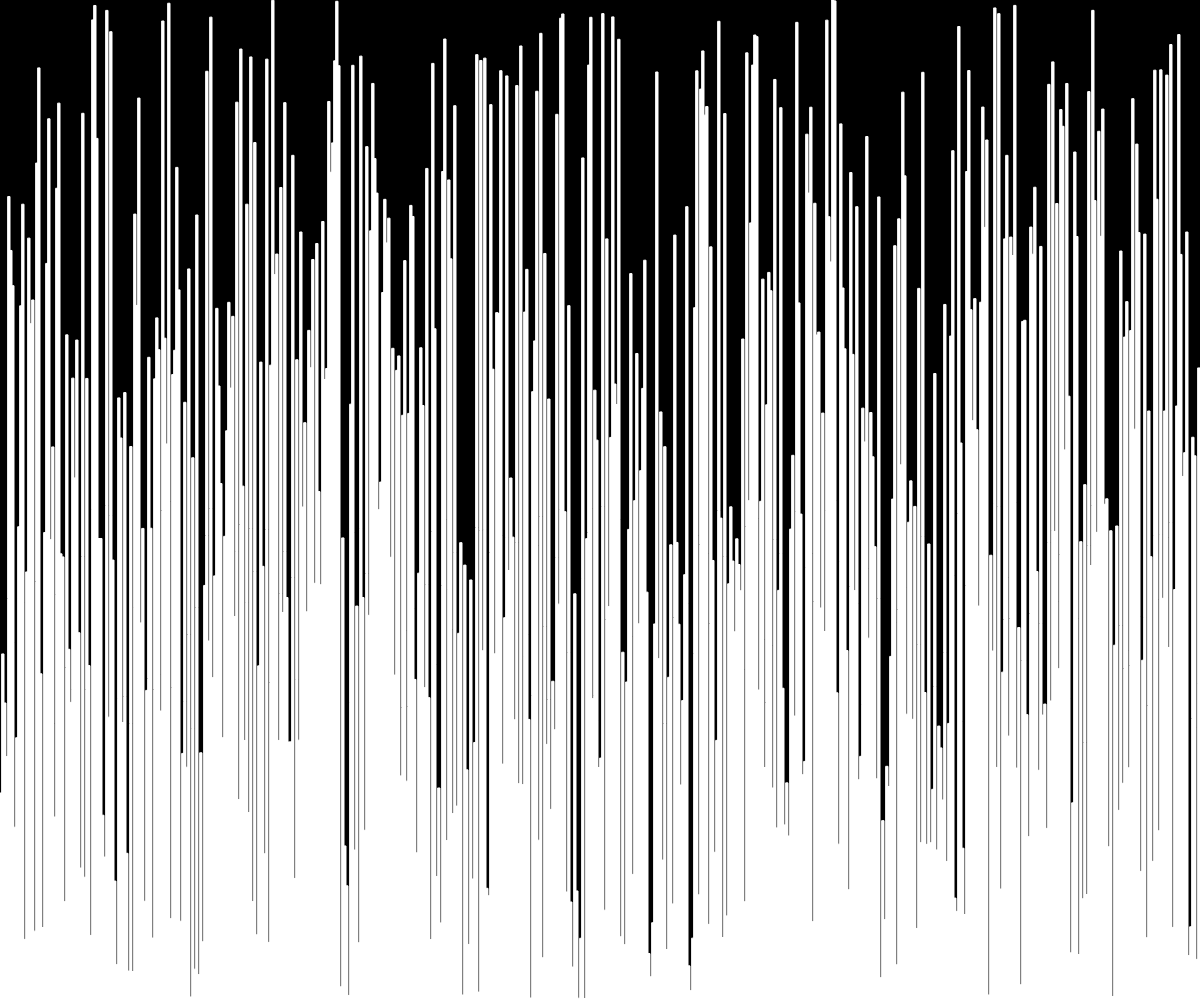
Frame 1 (no input)
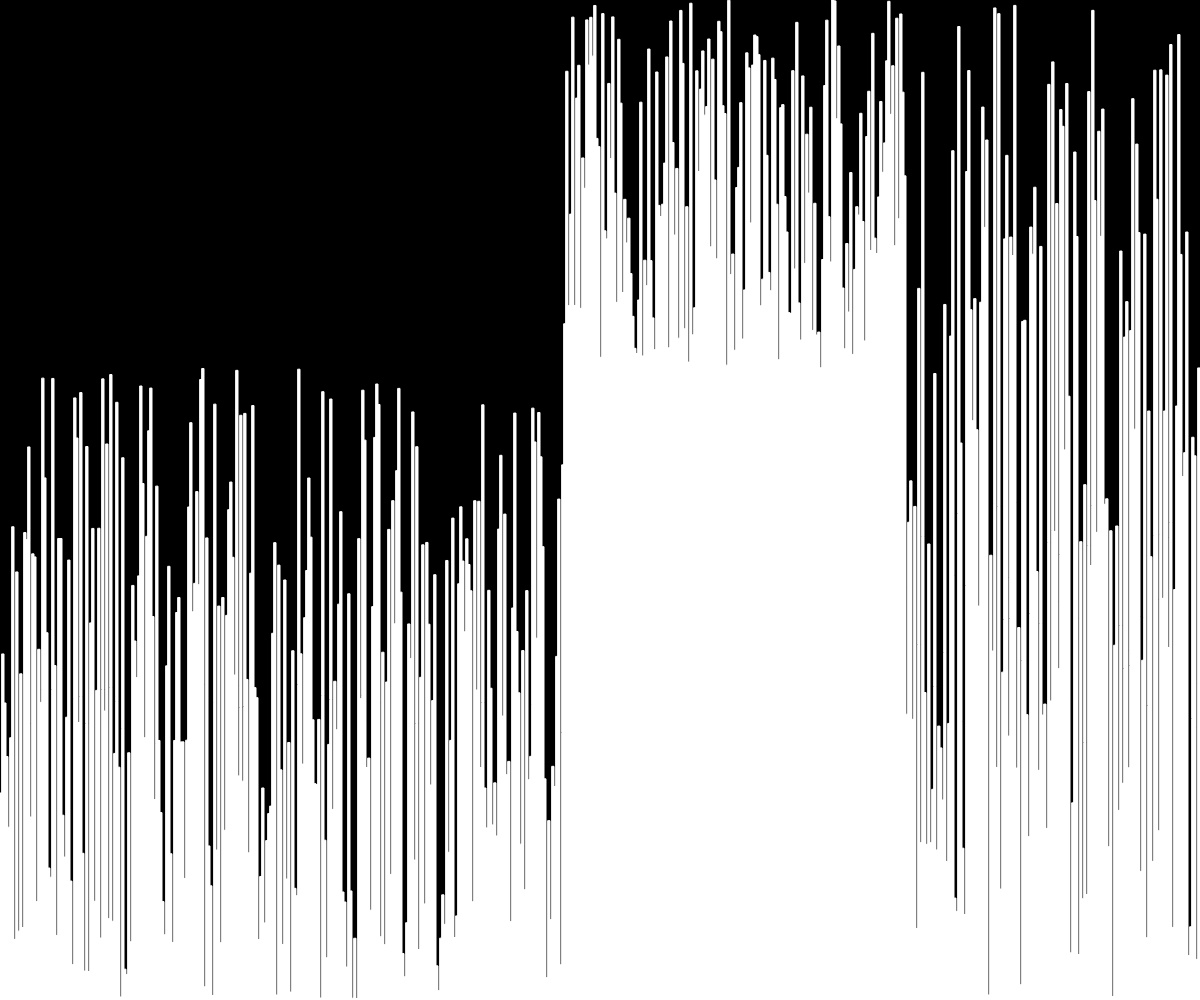
Frame 60 (no input)
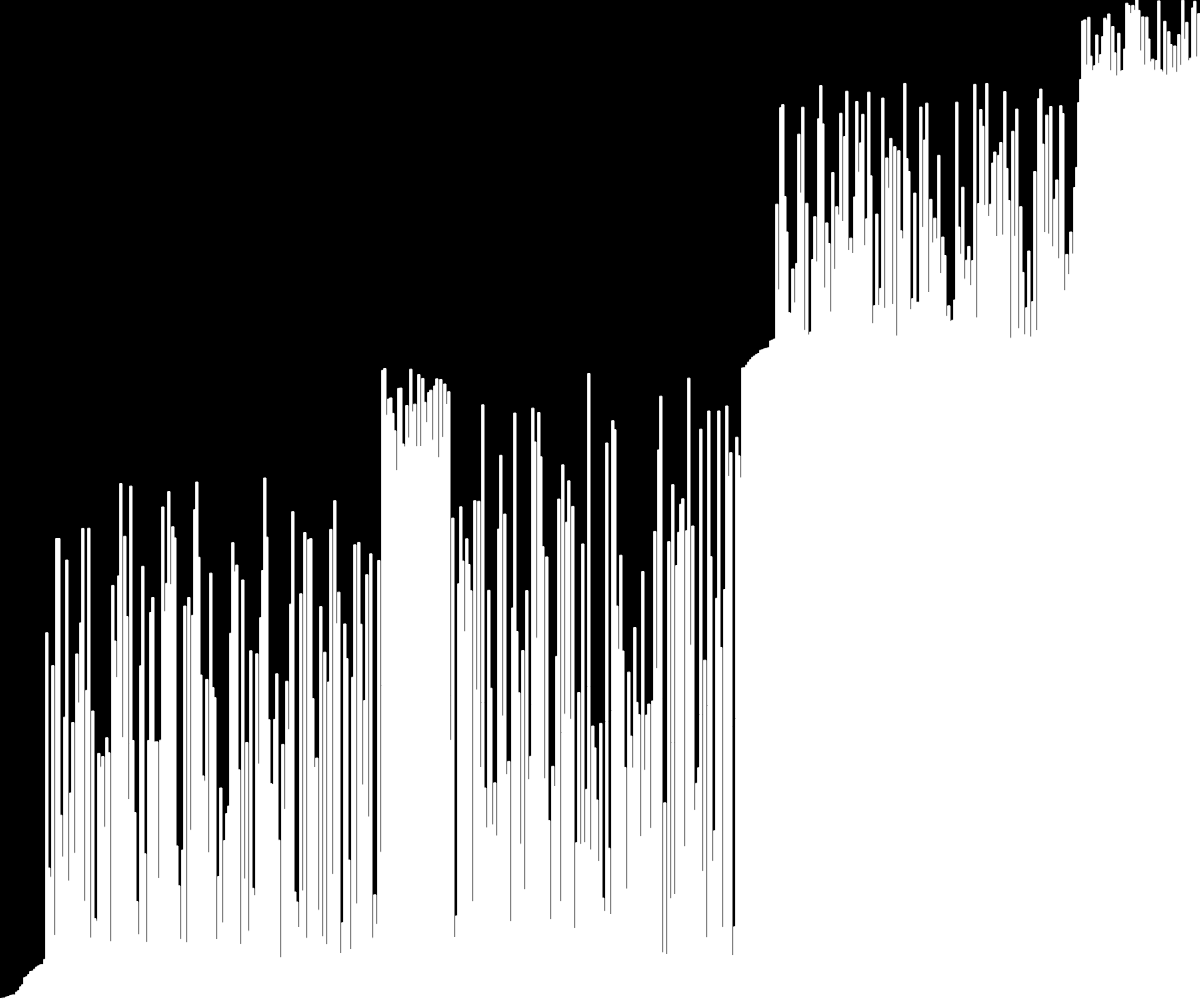
Frame 120 (the mouse pressed at the canvas centre since frame 60)

The p5.js sketch that drew these frames (run headless with seeded random() and noise() and a simulated clock; from frame 60 on, the mouse is pressed at the canvas centre):

// p5.js sketch
// ── sketch.js
let values;
let i = 0;
let j = 0;
let w = 2;
function setup() {
  createCanvas(innerWidth, innerHeight);
  values = new Array(floor(width / w));
  for (let i = 0; i < values.length; i++) {
    values[i] = random(height);
  }
  quick_sort(values, 0, values.length - 1);
}
async function quick_sort(arr, start, end) {
  if (start >= end) return;

  let index = await partition(arr, start, end);

  await Promise.all([
    quick_sort(arr, start, index - 1),
    quick_sort(arr, index + 1, end),
  ]);
}
async function partition(arr, start, end) {
  let pivot_index = start;
  let pivot_value = arr[end];
  for (let i = start; i < end; i++) {
    if (arr[i] < pivot_value) {
      await swap(arr, i, pivot_index);
      pivot_index++;
    }
  }
  await swap(arr, pivot_index, end);
  return pivot_index;
}
function draw() {
  background(0);

  for (let i = 0; i < values.length; i++) {
    stroke(255);
    rect(i * w, height - values[i], w, values[i]);
  }
}
async function swap(arr, a, b) {
  await sleep(0);
  let t = arr[a];
  arr[a] = arr[b];
  arr[b] = t;
}
function sleep(ms) {
  return new Promise((resolve) => setTimeout(resolve, ms));
}
